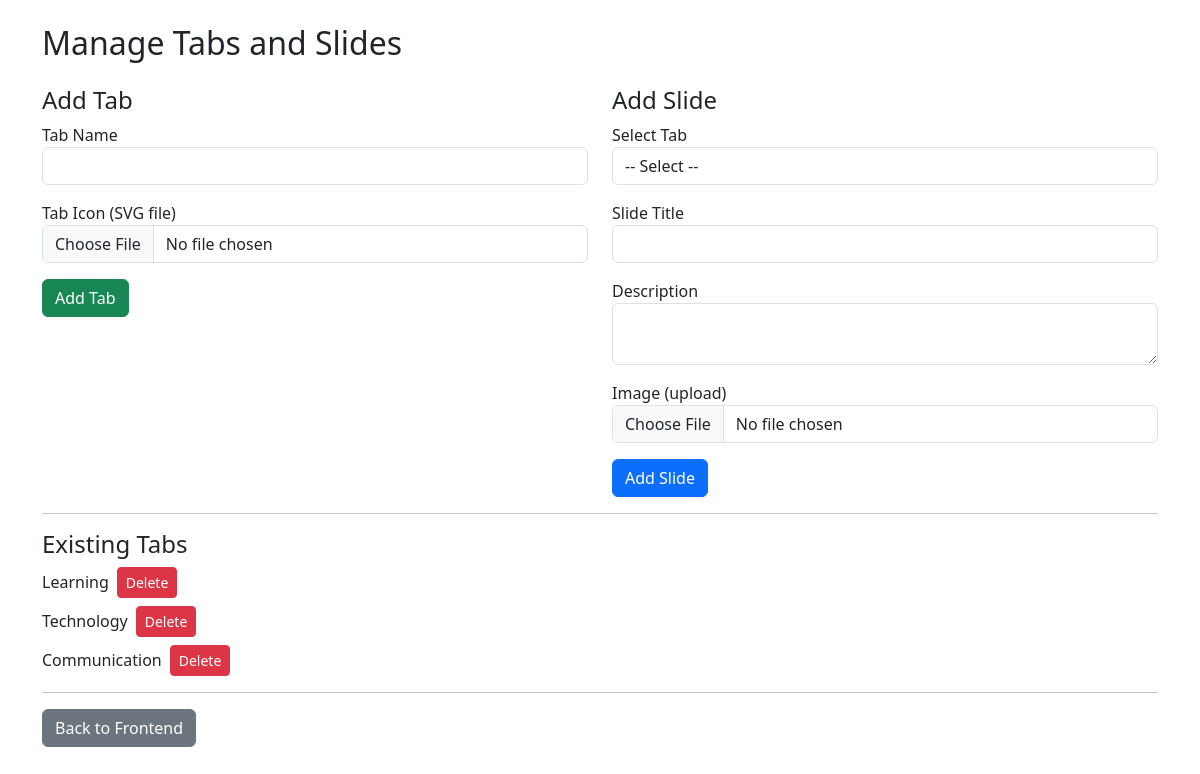
The app's page /public/admin.php with its own data.
### tables this page shows
CREATE TABLE `tabs` (
  `id` int(11) NOT NULL,
  `name` varchar(255) NOT NULL,
  `created_at` timestamp NOT NULL DEFAULT current_timestamp(),
  `updated_at` timestamp NOT NULL DEFAULT current_timestamp() ON UPDATE current_timestamp(),
  `icon_svg` varchar(255) DEFAULT NULL
);

### src/controllers/CrudController.php (called while the page is built, shortened)
<?php
class CrudController {
    private $db;
    public function __construct($db) {
        $this->db = $db;
    }
    public function getAllTabs() {
        $sql = "SELECT * FROM tabs";
        $result = $this->db->query($sql);
        $tabs = [];
        if ($result && $result->num_rows > 0) {
            while ($row = $result->fetch_assoc()) {
                $tabs[] = $row;
            }
        }
        return $tabs;
    }
}
?>

### public/admin.php (the view, shortened to what this page needs)
<?php
include '../src/config.php';
include '../src/controllers/CrudController.php';
$crudController = new CrudController($conn);
$tabs = $crudController->getAllTabs();
?>
<!DOCTYPE html>
<html lang="en">
<head>
<link href="https://cdn.jsdelivr.net/npm/bootstrap@5.3.0/dist/css/bootstrap.min.css" rel="stylesheet" />
</head>
<body>
<div class="container mt-4">
  <h2>Manage Tabs and Slides</h2>
  <div class="row mt-4">
    <div class="col-md-6">
      <h4>Add Tab</h4>
      <form method="post" enctype="multipart/form-data">
        <div class="mb-3">
          <label>Tab Name</label>
          <input type="text" class="form-control" name="tab_name" required />
        </div>
        <div class="mb-3">
          <label>Tab Icon (SVG file)</label>
          <input type="file" class="form-control" name="tab_icon_svg" accept=".svg" required />
        </div>
        <button type="submit" name="add_tab" class="btn btn-success">Add Tab</button>
      </form>
    </div>
    <div class="col-md-6">
      <h4>Add Slide</h4>
      <form method="post" enctype="multipart/form-data">
        <div class="mb-3">
          <label>Select Tab</label>
          <select class="form-control" name="tab_id" required>
            <option value="">-- Select --</option>
          </select>
        </div>
        <div class="mb-3">
          <label>Slide Title</label>
          <input type="text" class="form-control" name="title" required />
        </div>
        <div class="mb-3">
          <label>Description</label>
          <textarea class="form-control" name="description"></textarea>
        </div>
        <div class="mb-3">
          <label>Image (upload)</label>
          <input type="file" class="form-control" name="image" required />
        </div>
        <button type="submit" name="add_slide" class="btn btn-primary">Add Slide</button>
      </form>
    </div>
  </div>
  <hr>
  <h4>Existing Tabs</h4>
  <?php foreach($tabs as $tab): ?>
  <div class="d-flex align-items-center mb-2">
    <span><?php echo htmlspecialchars($tab['name']); ?></span>
    <form method="post" action="" style="display:inline;" onsubmit="return confirm('Delete this tab?');">
      <button type="submit" name="delete_tab" class="btn btn-danger btn-sm ms-2">Delete</button>
    </form>
  </div>
  <?php endforeach; ?>
  <hr>
  <a href="index.php" class="btn btn-secondary">Back to Frontend</a>
</div>
</body>
</html>

### records on screen
tabs: name "Learning"
tabs: name "Technology"
tabs: name "Communication"
